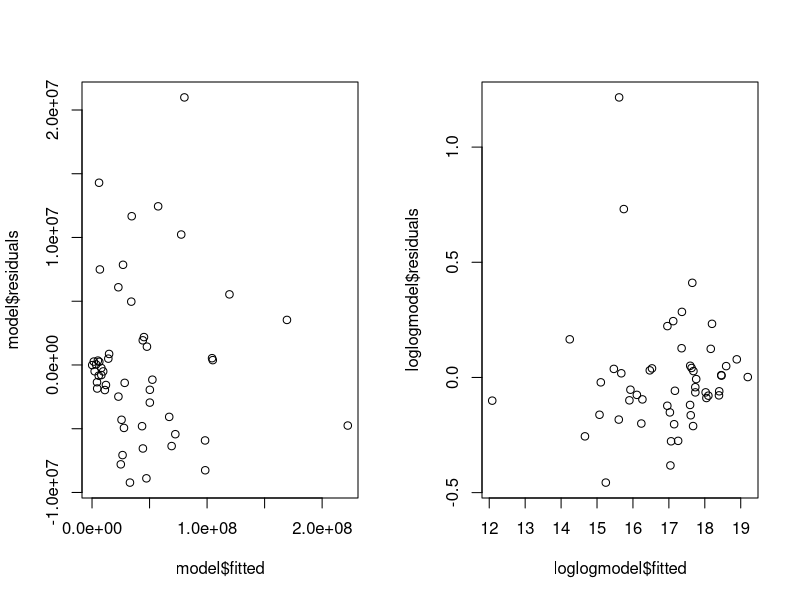
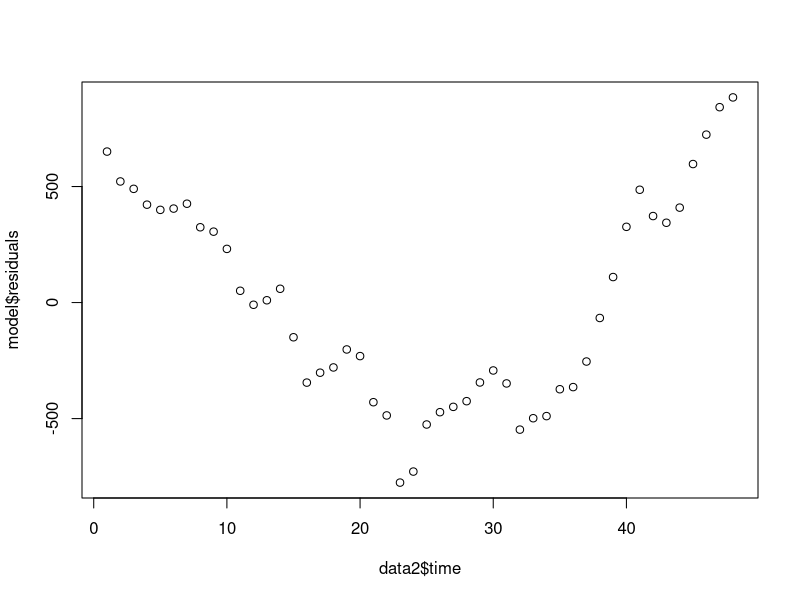
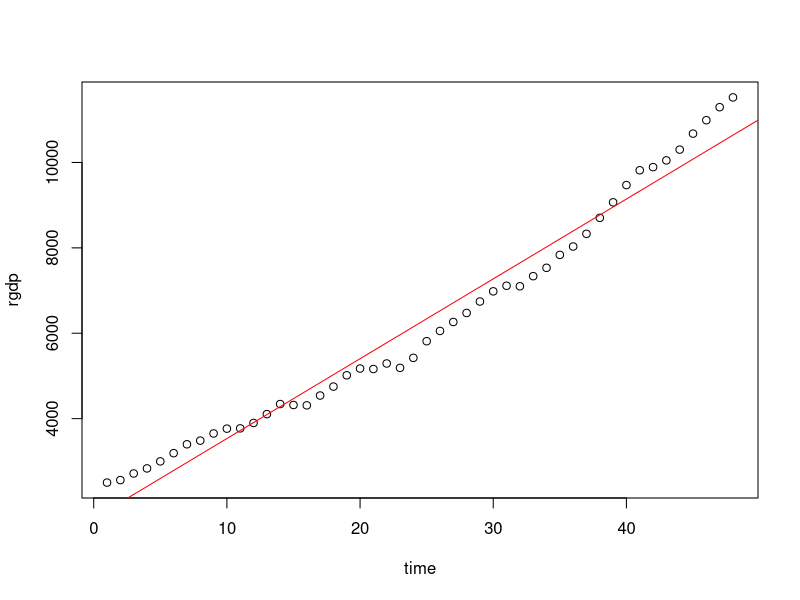
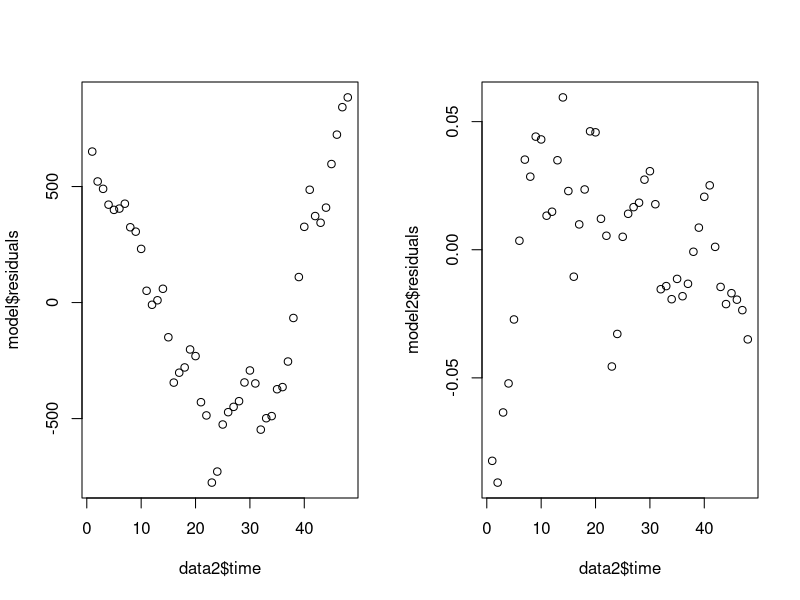

Reproduce these figures in R, in order.
#setting working directory
setwd("C:\\Users\\green\\Desktop\\Programming\\Data Analysis\\R\\Dataset")
#data1 example
data <- read.csv("Table2_1.csv")

model<- lm(output~labor+capital-1, data = data)
summary(model) 
loglogmodel <- lm(lnoutput~lnlabor+lncapital, data = data)
summary(loglogmodel)

par(mfrow = c(1, 2))
plot(model$residuals~model$fitted)
plot(loglogmodel$residuals~loglogmodel$fitted)

library(lmtest)
bptest(loglogmodel)
gqtest(loglogmodel)

# Data2 Example
data2 <- read.csv("Table2_5.csv")
head(data2)
model <- lm(rgdp~time, data = data2)
summary(model)

par(mfrow = c(1,1))
plot(model$residuals~data2$time)
plot(rgdp~time, data = data2)
abline(model, col="red")

model2 <- lm(lnrgdp~time, data = data2)
summary(model2)
par(mfrow = c(1,2))
plot(model$residuals~data2$time)
plot(model2$residuals~data2$time, data = data2)
